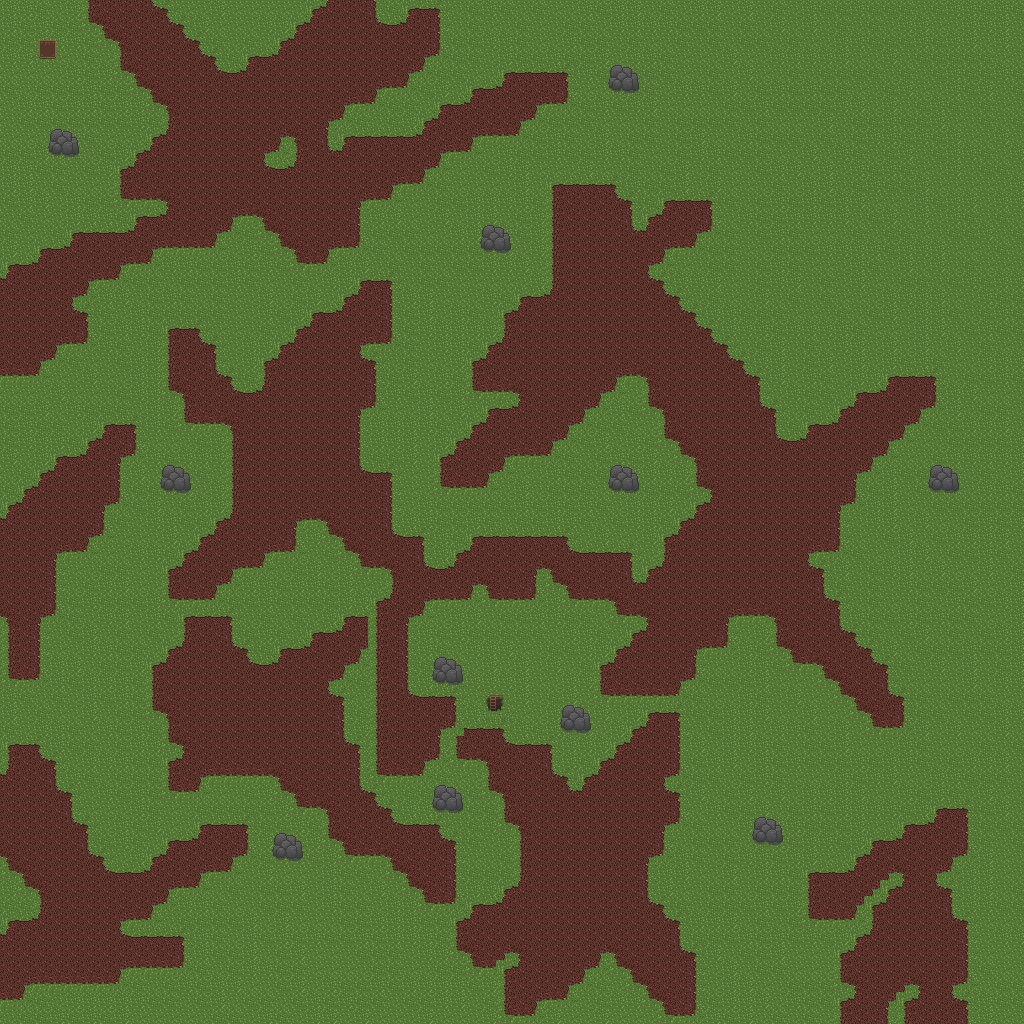

A level layout from a 2D game, rendered from its tile map. Below: a short description, then the map file with tile-grid data replaced by summaries:
An orthogonal 64x64 tile map with 16x16 px tiles, 3 tile layers (base, Tile Layer 3, Tile Layer 2) and 32 objects (8x BARREL, 5x SPAWNER, PLAYER, SHELTER).

<map version="1.2" tiledversion="1.3.0" orientation="orthogonal" renderorder="right-down" compressionlevel="0" width="64" height="64" tilewidth="16" tileheight="16" infinite="0" nextlayerid="6" nextobjectid="46">
 <tileset firstgid="1" name="tileset-forest" tilewidth="16" tileheight="16" tilecount="64" columns="8">
  <image source="tileset-forest.png" width="128" height="128" />
  <terraintypes>
   <terrain name="mud" tile="17" />
   <terrain name="grass" tile="1" />
  </terraintypes>
  <tile id="0" terrain="1,1,1,1" />
  <tile id="1" terrain="1,1,1,1" />
  <tile id="2" terrain="1,1,1,1" />
  <tile id="8" terrain="1,1,1,0" />
  <tile id="9" terrain="1,1,0,0" />
  <tile id="10" terrain="1,1,0,1" />
  <tile id="16" terrain="1,0,1,0" />
  <tile id="17" terrain="0,0,0,0" />
  <tile id="18" terrain="0,1,0,1" />
  <tile id="19" terrain="0,0,0,1" />
  <tile id="20" terrain="0,0,1,0" />
  <tile id="24" terrain="1,0,1,1" />
  <tile id="25" terrain="0,0,1,1" />
  <tile id="26" terrain="0,1,1,1" />
  <tile id="27" terrain="0,1,0,0" />
  <tile id="28" terrain="1,0,0,0" />
  <tile id="42">
   <objectgroup draworder="index" id="3">
    <object id="2" x="8.86957" y="4.69565">
     <ellipse />
    </object>
   </objectgroup>
  </tile>
  <tile id="43">
   <objectgroup draworder="index" id="2">
    <object id="1" x="6.43478" y="3.95652">
     <ellipse />
    </object>
   </objectgroup>
  </tile>
 </tileset>
 <layer id="1" name="base" width="64" height="64">
  <data>[4096 cells, 4096 non-empty, 20 distinct tile ids]</data>
 </layer>
 <layer id="5" name="Tile Layer 3" width="64" height="64">
  <data>[4096 cells, 26 non-empty, 6 distinct tile ids]</data>
 </layer>
 <objectgroup id="2" name="objects">
  <object id="2" name="PLAYER" type="PLAYER" x="43.266" y="44.901" width="8" height="8">
   <properties>
    <property name="lighting.color" type="color" value="#ffffbeb2" />
    <property name="lighting.offset.x" type="float" value="16" />
    <property name="lighting.offset.y" type="float" value="8" />
    <property name="lighting.range" type="float" value="220" />
   </properties>
  </object>
  <object id="4" name="Spawner" type="SPAWNER" x="57.98" y="550.16" width="208.559" height="229.228">
   <properties>
    <property name="capacity" type="int" value="10" />
   </properties>
  </object>
  <object id="9" name="Spawner" type="SPAWNER" x="136.261" y="879.799" width="679.392" height="108.229">
   <properties>
    <property name="capacity" type="int" value="20" />
   </properties>
  </object>
  <object id="10" name="Spawner" type="SPAWNER" x="637.464" y="527.236" width="293.059" height="237.728">
   <properties>
    <property name="capacity" type="int" value="10" />
   </properties>
  </object>
  <object id="11" x="-1.04914" y="-1.90421" width="4.898" height="1026.58">
   <properties>
    <property name="physics.enabled" type="bool" value="true" />
   </properties>
  </object>
  <object id="12" x="1019.27" y="-0.83768" width="4.898" height="1017.08">
   <properties>
    <property name="physics.enabled" type="bool" value="true" />
   </properties>
  </object>
  <object id="13" x="4.0837" y="-0.737887" width="1021.15" height="6.84192">
   <properties>
    <property name="physics.enabled" type="bool" value="true" />
   </properties>
  </object>
  <object id="14" x="2.68393" y="1017.72" width="1022.15" height="6.84192">
   <properties>
    <property name="physics.enabled" type="bool" value="true" />
   </properties>
  </object>
  <object id="15" name="Spawner" type="SPAWNER" x="639.47" y="47.3853" width="317.559" height="299.728">
   <properties>
    <property name="capacity" type="int" value="20" />
   </properties>
  </object>
  <object id="17" name="Spawner" type="SPAWNER" x="179.137" y="158.886" width="237.559" height="289.728">
   <properties>
    <property name="capacity" type="int" value="20" />
   </properties>
  </object>
  <object id="18" type="SHELTER" x="473.273" y="681.909" width="43.2727" height="44.7273">
   <properties>
    <property name="next" value="maps/forest-2.tmx" />
   </properties>
  </object>
  <object id="25" x="434.614" y="671.693" width="26" height="10">
   <properties>
    <property name="physics.enabled" type="bool" value="true" />
   </properties>
  </object>
  <object id="26" x="434.875" y="799.75" width="26" height="10">
   <properties>
    <property name="physics.enabled" type="bool" value="true" />
   </properties>
  </object>
  <object id="27" x="562.875" y="717.875" width="26" height="10">
   <properties>
    <property name="physics.enabled" type="bool" value="true" />
   </properties>
  </object>
  <object id="28" x="754.333" y="830.667" width="26" height="10">
   <properties>
    <property name="physics.enabled" type="bool" value="true" />
   </properties>
  </object>
  <object id="29" x="610.667" y="481" width="26" height="10">
   <properties>
    <property name="physics.enabled" type="bool" value="true" />
   </properties>
  </object>
  <object id="30" x="162.333" y="480.333" width="26" height="10">
   <properties>
    <property name="physics.enabled" type="bool" value="true" />
   </properties>
  </object>
  <object id="31" x="51.6667" y="143.667" width="26" height="10">
   <properties>
    <property name="physics.enabled" type="bool" value="true" />
   </properties>
  </object>
  <object id="32" x="482.333" y="239.667" width="26" height="10">
   <properties>
    <property name="physics.enabled" type="bool" value="true" />
   </properties>
  </object>
  <object id="33" x="610.333" y="80" width="26" height="10">
   <properties>
    <property name="physics.enabled" type="bool" value="true" />
   </properties>
  </object>
  <object id="34" x="932" y="479.667" width="26" height="10">
   <properties>
    <property name="physics.enabled" type="bool" value="true" />
   </properties>
  </object>
  <object id="35" x="274.75" y="846.75" width="26" height="10">
   <properties>
    <property name="physics.enabled" type="bool" value="true" />
   </properties>
  </object>
  <object id="36" name="BARELL" type="BARREL" x="110.667" y="351">
   <point />
  </object>
  <object id="39" name="BARELL" type="BARREL" x="565.667" y="166.667">
   <point />
  </object>
  <object id="40" name="BARELL" type="BARREL" x="131.667" y="376.333">
   <point />
  </object>
  <object id="41" name="BARELL" type="BARREL" x="544.667" y="733">
   <point />
  </object>
  <object id="42" name="BARELL" type="BARREL" x="524.333" y="706">
   <point />
  </object>
  <object id="43" name="BARELL" type="BARREL" x="342" y="924.667">
   <point />
  </object>
  <object id="44" name="BARELL" type="BARREL" x="359.333" y="948.667">
   <point />
  </object>
  <object id="45" name="BARELL" type="BARREL" x="818" y="392">
   <point />
  </object>
 </objectgroup>
 <layer id="4" name="Tile Layer 2" width="64" height="64">
  <data>[4096 cells, 22 non-empty, 2 distinct tile ids]</data>
 </layer>
</map>
